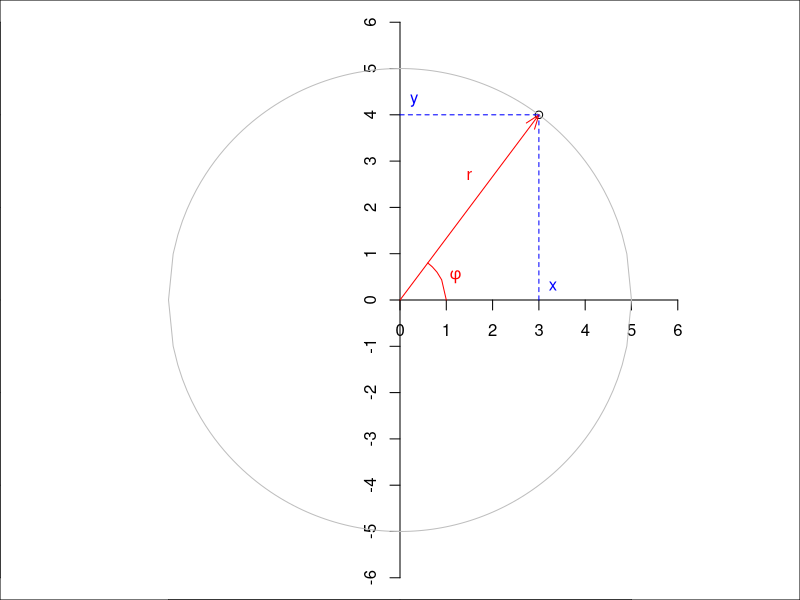
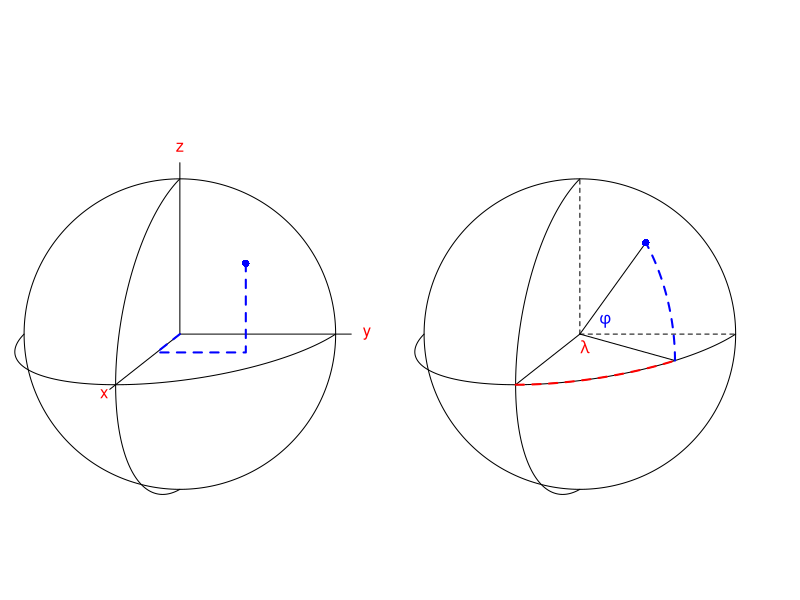
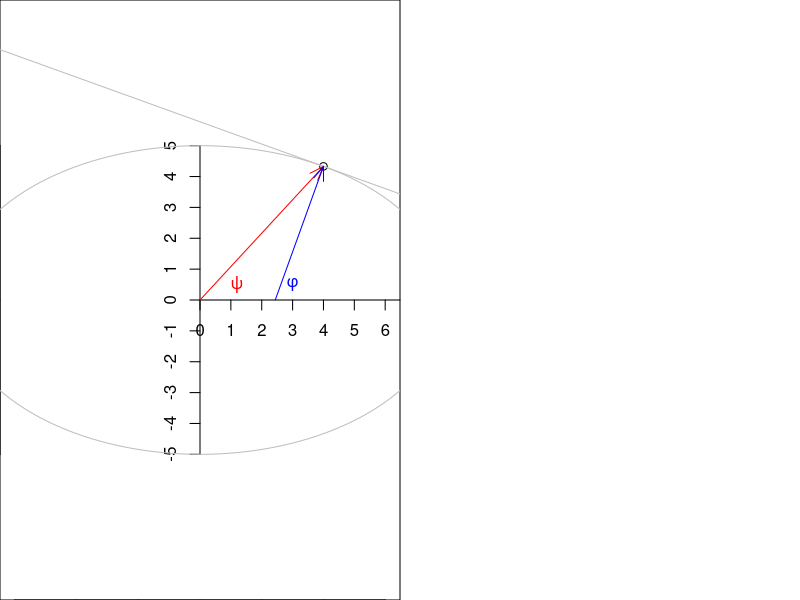

Write the R code that produced these figures, in order.
## ---- chunk 1
#| echo: false
#| label: fig-2-1
#| fig-cap: "2차원 극 좌표계와 데카르트 좌표계"

par(mar = rep(0,4))
plot(3, 4, xlim = c(-6,6), ylim = c(-6,6), asp = 1)
axis(1, pos = 0, at = 0:6)
axis(2, pos = 0, at = -6:6)
xd <- seq(-5, 5, by = .1)
lines(xd, sqrt(25 - xd^2), col = 'grey')
lines(xd, -sqrt(25 - xd^2), col = 'grey')
arrows(0, 0, 3, 4, col = 'red', length = .15, angle = 20)
text(1.5, 2.7, label = "r", col = 'red')
xd <- seq(3/5, 1, by = .1)
lines(xd, sqrt(1 - xd^2), col = 'red')
text(1.2, 0.5, label = parse(text = "phi"), col = 'red')
lines(c(3,3), c(0,4), lty = 2, col = 'blue')
lines(c(0,3), c(4,4), lty = 2, col = 'blue')
text(3.3, 0.3, label = "x", col = 'blue')
text(0.3, 4.3, label = "y", col = 'blue')

## ---- chunk 2
#| echo: false
#| label: "세 개의 거리로 표현되는 데카르트 지심 좌표계(왼편)와 두 개의 각도와 하나의 타원체고로 표현되는 타원체 좌표계(오른편)"
library(sf) |> suppressPackageStartupMessages()
e <- cbind(-90:90,0) # equator
f1 <- rbind(cbind(0, -90:90)) # 0/antimerid.
f2 <- rbind(cbind(90, -90:90), cbind(270, 90:-90))# +/- 90
eq <- st_sfc(st_linestring(e), st_linestring(f1), st_linestring(f2), crs='OGC:CRS84')

geoc <- st_transform(eq, "+proj=geocent")
cc <- rbind(geoc[[1]], NA, geoc[[2]], NA, geoc[[3]])
from3d <- function(x, offset, maxz, minz) {
    x = x[,c(2,3,1)] + offset # move to y right, x up, z backw
    x[,2] = x[,2] - maxz      # shift y to left
    d = maxz
    z = x[,3] - minz + offset
    x[,1] = x[,1] * (d/z)
    x[,2] = x[,2] * (d/z)
    x[,1:2]
}
maxz <- max(cc[,3], na.rm = TRUE)
minz <- min(cc[,3], na.rm = TRUE)
offset <- 3e7
circ <- from3d(cc, offset, maxz, minz)
mx <- max(cc, na.rm = TRUE) * 1.1
x <- rbind(c(0, 0, 0), c(mx, 0, 0))
y <- rbind(c(0, 0, 0), c(0, mx, 0))
z <- rbind(c(0, 0, 0), c(0, 0, mx))
ll <- rbind(x, NA, y, NA, z)
l0 <-  from3d(ll, offset, maxz, minz)
mx <- max(cc, na.rm = TRUE) * 1.2
x <- rbind(c(0, 0, 0), c(mx, 0, 0))
y <- rbind(c(0, 0, 0), c(0, mx, 0))
z <- rbind(c(0, 0, 0), c(0, 0, mx))
ll <- rbind(x, NA, y, NA, z)
l <-  from3d(ll, offset, maxz, minz)

par(mfrow = c(1, 2))
par(mar = rep(0,4))
plot.new()
plot.window(xlim = c(min(circ[,1],na.rm = TRUE), 3607103*1.02), 
                        ylim = c(min(circ[,2],na.rm = TRUE), 2873898*1.1), asp = 1)
lines(circ)
lines(l0)
text(l[c(2,5,8),], labels = c("x", "y", "z"), col = 'red')
# add POINT(60 47)
p <- st_as_sfc("POINT(60 47)", crs = 'OGC:CRS84') |> st_transform("+proj=geocent")
p <- p[[1]]
pts <- rbind(c(0,0,0), c(p[1],0,0), c(p[1],p[2],0), c(p[1],p[2],p[2]))
ptsl <- from3d(pts, offset, maxz, minz)
lines(ptsl, col = 'blue', lty = 2, lwd = 2)
points(ptsl[4,1], ptsl[4,2], col = 'blue', cex = 1, pch = 16)

plot.new()
plot.window(xlim = c(min(circ[,1],na.rm = TRUE), 3607103*1.02), 
                        ylim = c(min(circ[,2],na.rm = TRUE), 2873898*1.1), asp = 1)
lines(circ)

p <- st_as_sfc("POINT(60 47)", crs = 'OGC:CRS84') |> st_transform("+proj=geocent")
p <- p[[1]]
pts <- rbind(c(0,0,0), c(p[1],p[2],p[3]))
pt <-  from3d(pts, offset, maxz, minz)
lines(pt)
points(pt[2,1], pt[2,2], col = 'blue', cex = 1, pch = 16)

p0 <- st_as_sfc("POINT(60 0)", crs = 'OGC:CRS84') |> st_transform("+proj=geocent")
p0 <- p0[[1]]
pts <- rbind(c(0,0,0), c(p0[1],p0[2],p0[3]))
pt <-  from3d(pts, offset, maxz, minz)
lines(pt)

p0 <- st_as_sfc("POINT(0 0)", crs = 'OGC:CRS84') |> st_transform("+proj=geocent")
p0 <- p0[[1]]
pts <- rbind(c(0,0,0), c(p0[1],p0[2],p0[3]))
pt <-  from3d(pts, offset, maxz, minz)
lines(pt)

p0 <- st_as_sfc("POINT(0 90)", crs = 'OGC:CRS84') |> st_transform("+proj=geocent")
p0 <- p0[[1]]
pts <- rbind(c(0,0,0), c(p0[1],p0[2],p0[3]))
pt <-  from3d(pts, offset, maxz, minz)
lines(pt, lty = 2)

p0 <- st_as_sfc("POINT(90 0)", crs = 'OGC:CRS84') |> st_transform("+proj=geocent")
p0 <- p0[[1]]
pts <- rbind(c(0,0,0), c(p0[1],p0[2],p0[3]))
pt <-  from3d(pts, offset, maxz, minz)
lines(pt, lty = 2)

f1 <- rbind(cbind(0:60, 0))
arc <- st_sfc(st_linestring(f1), crs='OGC:CRS84')
geoc <- st_transform(arc, "+proj=geocent")
cc <- rbind(geoc[[1]])
circ <- from3d(cc, offset, maxz, minz)
lines(circ, col = 'red', lwd = 2, lty = 2)

f1 <- rbind(cbind(60, 0:47))
arc <- st_sfc(st_linestring(f1), crs='OGC:CRS84')
geoc <- st_transform(arc, "+proj=geocent")
cc <- rbind(geoc[[1]])
circ <- from3d(cc, offset, maxz, minz)
lines(circ, col = 'blue', lwd = 2, lty = 2)

text(pt[1,1]+100000, pt[1,2]+50000, labels = expression(phi), col = 'blue') # lat
text(pt[1,1]+20000, pt[1,2]-50000, labels = expression(lambda), col = 'red') # lng


## ---- chunk 3
#| echo: false
#| message: true
library(sf)
p <- st_as_sfc("POINT(60 47)", crs = 'OGC:CRS84')
p[[1]]
## ---- chunk 4
#| echo: false
#| message: true
p <- st_as_sfc("POINT(60 47)", crs = 'OGC:CRS84') |> st_transform("+proj=geocent")
p[[1]]
## ---- chunk 5
#| echo: false
#| label: fig-2-3
#| fig-cap: "타원체 상의 각도: 측지 위도(푸른색)와 지심 위도(붉은색)"

par(mar = rep(0,4))
x <- 4
y <- 5/8 * sqrt(48)
plot(x, y, xlim = c(-6,6), ylim = c(-8,8), asp = 1)
axis(1, pos = 0, at = 0:9)
axis(2, pos = 0, at = -5:5)
xd <- seq(-8, 8, by = .1)
lines(xd, 5/8 * sqrt(64 - xd^2), col = 'grey')
lines(xd, 5/8 * -sqrt(64 - xd^2), col = 'grey')
arrows(0, 0, x, y, col = 'red', length = .15, angle = 20)
b <- (x * 25) / (-y * 64)
a <- y - x * b
abline(a, b, col = 'grey')
b <- -1/b
x0 <- x - y / b
arrows(x0, 0, x, y, col = 'blue', length = .15, angle = 20)
text(1.2, 0.5, label = parse(text = "psi"), col = 'red')
text(3, 0.5, label = parse(text = "phi"), col = 'blue')
